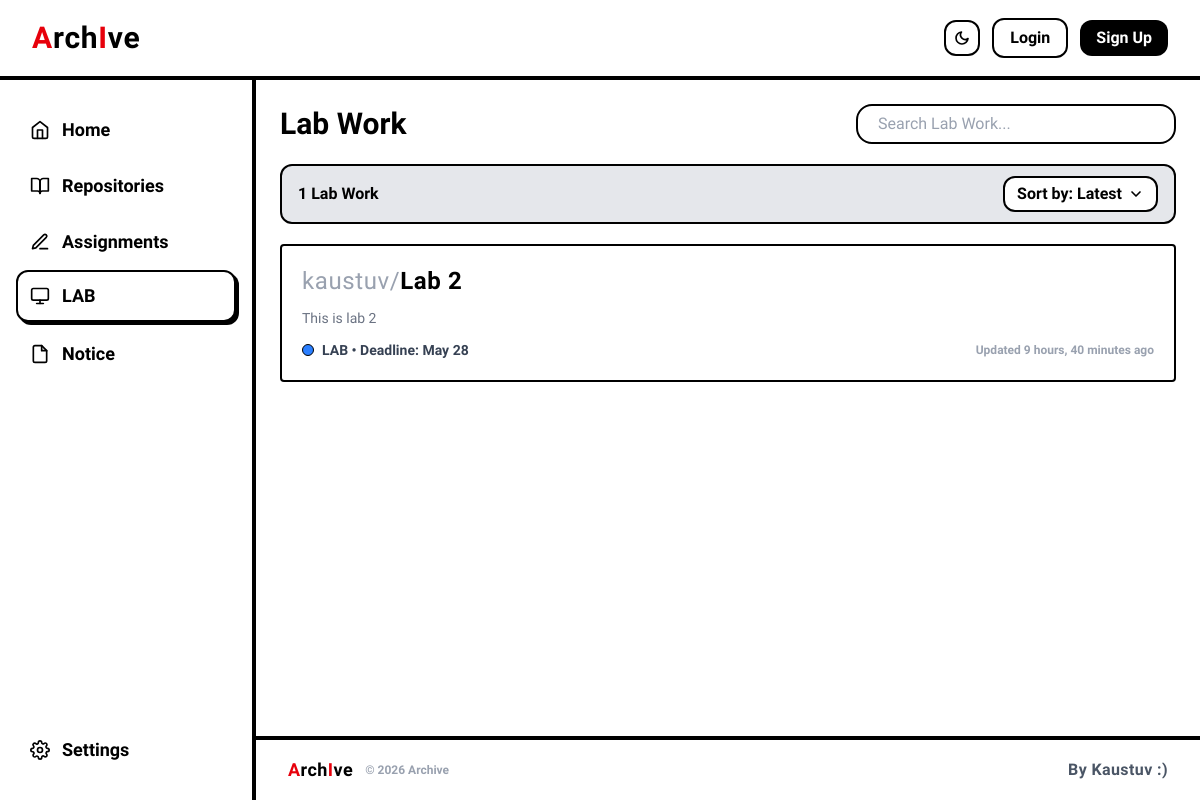
/lab/, run on the app's committed database.
### repositories/models.py (models this page shows, shortened)
class Repository(models.Model):
    name = models.CharField(max_length=50)
    owner = models.ForeignKey(User, on_delete=models.CASCADE)
    description = models.TextField(max_length=200, blank=True)
    created_at =models.DateTimeField(auto_now_add=True)
    is_assignment = models.BooleanField(default=False)
    is_lab = models.BooleanField(default=False)
    deadline = models.DateField(null=True, blank=True)

### repositories/views.py (the view)
# urls.py: path('lab/', lab_view, name='lab'),
def lab_view(request):
    q = request.GET.get('q', '')
    labs = Repository.objects.filter(is_lab=True)
    if q:
        labs = labs.filter(name__icontains=q)
    return render(request, 'lab.html', {
        'labs': labs,
        'q': q,
    })

### archive_core/context_processors.py (called while the page is built)
def notices_unread(request):
    return {
        'notices_unread_count': Notice.objects.filter(is_read=False).count()
    }

### repositories/templates/lab.html (shortened to what this page needs)
{% extends 'base.html' %}
{% block content %}
<div class="p-4 md:p-6 space-y-5">
  <div class="flex flex-col sm:flex-row sm:items-center justify-between gap-3">
    <h1
      class="text-2xl md:text-3xl font-bold whitespace-nowrap text-black dark:text-white"
    >
      Lab Work
    </h1>
    <div
      class="flex flex-col sm:flex-row items-stretch sm:items-center gap-2 w-full sm:w-auto"
    >
      <form method="GET">
        <input
          type="text"
          name="q"
          placeholder="Search Lab Work..."
          value="{{ request.GET.q }}"
          class="border-2 border-black dark:border-white rounded-2xl py-1.5 px-5 text-base placeholder-gray-400 focus:outline-none focus:shadow-[2px_2px_0px_0px_rgba(0,0,0,1)] dark:focus:shadow-[2px_2px_0px_0px_rgba(255,255,255,1)] transition-all bg-white dark:bg-zinc-900 w-full sm:w-64 md:w-80 text-left text-black dark:text-white"
        />
      </form>
    </div>
  </div>
  <div
    class="bg-gray-200 dark:bg-zinc-900 border-2 border-black dark:border-white rounded-xl px-4 py-2.5 flex justify-between items-center text-black dark:text-white"
  >
    <span class="text-base font-bold" id="lab-count">
      {{ labs|length }} Lab Work{% if labs|length != 1 %}s{% endif %}
    </span>
    <div class="relative">
      <button
        id="sort-toggle"
        class="flex items-center gap-1.5 text-base font-bold px-3 py-1 border-2 border-black dark:border-white rounded-xl bg-white dark:bg-zinc-950 transition-colors hover:bg-gray-100 dark:hover:bg-zinc-800"
      >
        Sort by: Latest
        <svg
          id="sort-chevron"
          class="w-4 h-4 transition-transform duration-200"
          fill="none"
          stroke="currentColor"
          stroke-width="2.5"
          stroke-linecap="round"
          stroke-linejoin="round"
          viewBox="0 0 24 24"
        >
          <polyline points="6 9 12 15 18 9" />
        </svg>
      </button>
    </div>
  </div>
  <div class="space-y-3 flex flex-col" id="lab-list">
    {% for repo in labs %}
    <a
      href="{% url 'repo-detail' username=repo.owner.username repo_name=repo.name %}"
      data-name="{{ repo.name }}"
      data-timestamp="{{ repo.created_at|date:'U' }}"
    >
      <div
        class="repo-card border-2 border-black dark:border-white rounded-sm p-4 md:p-5 bg-white dark:bg-zinc-900 flex flex-col sm:flex-row sm:justify-between sm:items-end gap-3 cursor-pointer"
      >
        <div class="space-y-3">
          <h2
            class="text-xl md:text-2xl tracking-wide leading-tight text-black dark:text-white"
          >
            <span class="text-gray-400 dark:text-zinc-500 font-normal"
              >{{ repo.owner.username }}/</span
            ><span class="font-bold">{{ repo.name }}</span>
          </h2>
          {% if repo.description %}
          <p
            class="text-sm text-gray-500 dark:text-zinc-400 font-normal truncate max-w-sm"
          >
            {{ repo.description }}
          </p>
          {% endif %}
          <div
            class="flex items-center gap-2 font-bold text-gray-700 dark:text-zinc-300 text-sm"
          >
            <span
              class="w-3 h-3 rounded-full bg-blue-500 border border-black dark:border-white flex-shrink-0"
            ></span>
            LAB
            {% if repo.deadline %}
            &bull; Deadline: {{ repo.deadline|date:"M j"}}
            {% endif %}
          </div>
        </div>
        <span
          class="text-xs text-gray-400 dark:text-zinc-500 font-bold sm:pb-0.5 whitespace-nowrap"
        >
          Updated {{ repo.created_at|timesince }} ago
        </span>
      </div>
    </a>
    {% endfor %}
  </div>
</div>
{% endblock %}

### templates/base.html (style rules this page uses)
body { font-family: "Architects Daughter", cursive, sans-serif; }
.repo-card { transition: transform 0.15s ease, box-shadow 0.15s ease; }

### repositories/templates/lab.html (style rules this page uses)
.repo-card { transition: transform 0.15s ease, box-shadow 0.15s ease; }

### data on the page
Repository: owner.username "kaustuv", name "Lab 2", description "This is lab 2", deadline "May 28", created_at "9 hours, 40 minutes"

### other printed values
{{ labs|length }} "1"
